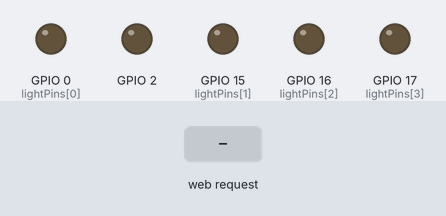
Simulated run of this sketch. Board: ESP32. On the bench: output pins drawn as LEDs (lit = HIGH). Inputs (shaded band) come from the test bench. WiFi joins after 1.5 s; servers stay silent unless stated; what the sketch prints to the serial monitor is not drawn.

Above: at 3.2 s.
3.3 s: HTTP request GET /switchon?light= received
At 3.8 s:
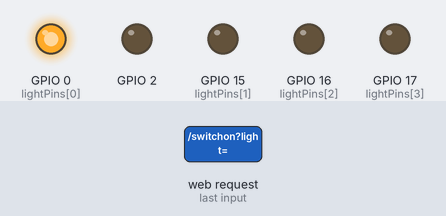
4.8 s: HTTP request GET /switchoff?light= received
At 6.0 s:
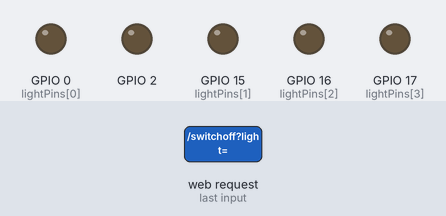
6.3 s: HTTP request GET /flicker?light= received
At 7.3 s:
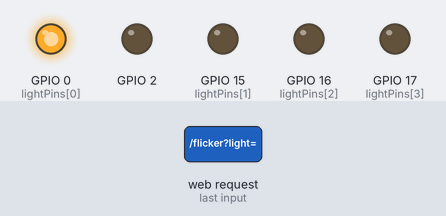
Timing chart, 0 to 9.3 s (numbered marks = the images above; inputs shaded):
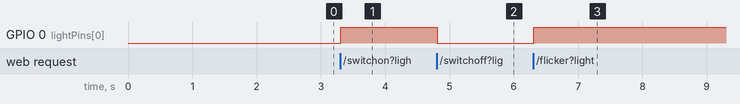

Measured:
- after the input at 3.3 s, GPIO 0 (lightPins[0]): LOW → HIGH at once
- after the input at 4.8 s, GPIO 0 (lightPins[0]): HIGH → LOW at once
- after the input at 6.3 s, GPIO 0 (lightPins[0]): LOW → HIGH at once

The sketch:

wifi-lights.ino
```cpp
/*
  ESP32 wifi-lights
  activates LEDs based upon wifi instructions
*/
#include <WiFi.h>


const char* ssid = "SSID-name";
const char* password = "Password";

unsigned long previousMillis = 0;
unsigned long interval = 30000;

// Set your Static IP address
IPAddress local_IP(192, 168, 0, 53);
// Set your Gateway IP address
IPAddress gateway(192, 168, 0, 1);

IPAddress subnet(255, 255, 255, 0);
IPAddress primaryDNS(8, 8, 8, 8);   // Google DNS
IPAddress secondaryDNS(8, 8, 4, 4); // Google DNS

// Set web server port number to 80
WiFiServer server(80);

// Current time
unsigned long currentTime = millis();
// Previous time
unsigned long previousTime = 0;
// flicker rate (ms)
const int flickerOn = 100;
const int flickerOff = 5;


// Define timeout time in milliseconds (example: 2000ms = 2s)
const long timeoutTime = 2000;

// GPIO pin numbers - entry 0 is ignored
int lightPins[] = {0, 15, 16, 17};
// status 0=off, 1=on, 2=flicker 3 and higher is flash rate in ms (50:50 cycle)
unsigned lightStatus[sizeof(lightPins)];
// tracks last time light status changed
// used in flicker
unsigned lightChangeTime[sizeof(lightPins)];

// Variable to store the HTTP request
String header;

void initWiFi() {
  WiFi.mode(WIFI_STA);
  WiFi.begin(ssid, password);
  Serial.print("Connecting to WiFi ..");
  while (WiFi.status() != WL_CONNECTED) {
    Serial.print('.');
    delay(1000);
  }
  Serial.println(WiFi.localIP());
}

void setup()
{
  // Set all pins as output and status = 0
  for (int i=1; i<sizeof(lightPins); i++) {
    pinMode(lightPins[i], OUTPUT);
    digitalWrite(lightPins[i], LOW);
    lightStatus[i] = 0;
    lightChangeTime[i] = 0;
  }

  // Serial monitor setup
  Serial.begin(115200);

  if (!WiFi.config(local_IP, gateway, subnet, primaryDNS, secondaryDNS)) {
    Serial.println("STA Failed to configure");
  }
  initWiFi();
  while (WiFi.status() != WL_CONNECTED) {
    Serial.print ("Connecting");
  }
  server.begin();
}

String ledStatus (int light)
{
  if (lightStatus[light] == 0) return "off";
  else if (lightStatus[light] == 1) return "on";
  else if (lightStatus[light] == 2) return "flicker";
  else if (lightStatus[light] > 2) return "flash " + String(lightStatus[light]);
  else return "";
}


void switchOn (int pinId)
{
  digitalWrite (lightPins[pinId], HIGH);
  lightStatus[pinId] = 1;
}

void switchOff (int pinId)
{
  digitalWrite (lightPins[pinId], LOW);
  lightStatus[pinId] = 0;
}

void flicker (int pinId)
{
  digitalWrite (lightPins[pinId], HIGH);
  lightStatus[pinId] = 2;
  lightChangeTime[pinId] = millis(); //set flicker to current time
}

void flash (int pinId, unsigned rate)
{
  // if rate too small then set to minimum
  if (rate < 3) rate = 3;
  digitalWrite (lightPins[pinId], HIGH);
  lightStatus[pinId] = rate;
  lightChangeTime[pinId] = millis(); //set flash to current time
  Serial.println ("flash set to "+String(pinId)+" rate "+String(rate));
}

void loop()
{

  unsigned long currentMillis = millis();

  // check for change in flicker / flash
  for (int i=1; i<=sizeof(lightPins); i++)
  {
    // if flicker
    if (lightStatus[i] == 2)
    {
      if (digitalRead(lightPins[i]) == HIGH)
      {
        if (currentMillis > lightChangeTime[i] + flickerOn)
        {
          digitalWrite(lightPins[i], LOW);
          lightChangeTime[i] = currentMillis;
        }
      }
      else
      {
        if (currentMillis > lightChangeTime[i] + flickerOff)
        {
          digitalWrite(lightPins[i], HIGH);
          lightChangeTime[i] = currentMillis;
        }
      }
    }
    // if flash
    else if (lightStatus[i] > 2)
    {
      if (digitalRead(lightPins[i]) == HIGH)
      {
        if (currentMillis > lightChangeTime[i] + lightStatus[i])
        {
          digitalWrite(lightPins[i], LOW);
          lightChangeTime[i] = currentMillis;
        }
      }
      else
      {
        if (currentMillis > lightChangeTime[i] + lightStatus[i])
        {
          digitalWrite(lightPins[i], HIGH);
          lightChangeTime[i] = currentMillis;
        }
      }
    }
  }


  // Regularly check to see if still connected by WiFi
  // if WiFi is down, try reconnecting
  if ((WiFi.status() != WL_CONNECTED) && (currentMillis - previousMillis >=interval)) {
    Serial.print(millis());
    Serial.println("Reconnecting to WiFi...");
    WiFi.disconnect();
    WiFi.reconnect();
    previousMillis = currentMillis;
  }

  WiFiClient client = server.available(); // Listen for incoming clients

  if (client) {                             // If a new client connects,
    currentTime = millis();
    previousTime = currentTime;
    Serial.println("New Client.");          // print a message out in the serial port
    String currentLine = "";                // make a String to hold incoming data from the client
    while (client.connected() && currentTime - previousTime <= timeoutTime) {  // loop while the client's connected
      currentTime = millis();
      if (client.available()) {             // if there's bytes to read from the client,
        char c = client.read();             // read a byte, then
        Serial.write(c);                    // print it out the serial monitor
        header += c;
        // end of the client request, send a response
        if (c == '\n') {                    // if the byte is a newline character
          // if the current line is blank, you got two newline characters in a row.

          if (currentLine.length() == 0) {
            // return HTTP headers (currently just return 200 OK regardless)
            client.println("HTTP/1.1 200 OK");
            client.println("Content-type:text/html");
            client.println("Connection: close");
            client.println();

            int light_num = 0;
            int rate_num = 0;

            if (header.indexOf("GET /switchon?light=") >= 0) {
              String light_string = header.substring(20);
              light_num = light_string.toInt();
              switchOn(light_num);
            }
            else if (header.indexOf("GET /switchoff?light=") >= 0) {
              String light_string = header.substring(21);
              light_num = light_string.toInt();
              switchOff(light_num);
            }
            else if (header.indexOf("GET /flicker?light=") >= 0) {
              String light_string = header.substring(19);
              light_num = light_string.toInt();
              flicker(light_num);
            }
            else if (header.indexOf("GET /flash?") >= 0) {
              int pos_light = header.indexOf("light=");
              int pos_rate = header.indexOf("rate=");
              if (pos_light >= 0 || pos_rate >= 0)
              {
                // if light is before rate
                if (pos_light < pos_rate){
                  String light_string = header.substring(pos_light+6, pos_rate);
                  light_num = light_string.toInt();
                  String rate_string = header.substring(pos_rate+5);
                  rate_num = rate_string.toInt();
                }
                else {
                  String rate_string = header.substring(pos_rate+5, pos_light);
                  rate_num = rate_string.toInt();
                  String light_string = header.substring(pos_light+6);
                  light_num = light_string.toInt();

                }
                flash(light_num, rate_num);
              }
            }


            // Display the HTML web page
            client.println("<!DOCTYPE html><html>");
            client.println("<head><meta name=\"viewport\" content=\"width=device-width, initial-scale=1\">");
            client.println("<link rel=\"icon\" href=\"data:,\">");
            client.println("<style>html { font-family: Helvetica; display: inline-block; margin: 0px auto; text-align: center;}");
            client.println(".buttonoff { background-color: #F01F1F; border: none; color: white; padding: 16px 40px;}");  //red
            client.println(".buttonon { background-color: #4CAF50; border: none; color: white; padding: 16px 40px;}");   //green
            client.println(".buttonflicker { background-color: #ED9D13; border: none; color: white; padding: 16px 40px;}");   //amber
            client.println("text-decoration: none; font-size: 30px; margin: 2px; cursor: pointer;}");
            client.println("</style>");

            // Web Page Heading
            client.println("<body><h1>Remote LEDs</h1>");

            // Display current state
            client.println("<p>Light 1 - State " + ledStatus(1) + "</p>");
            // Display buttons
            client.println("<p><a href=\"/switchoff?light=1\"><button class=\"buttonoff\">Off</button></a> &nbsp;");
            client.println("<a href=\"/switchon?light=1\"><button class=\"buttonon\">On</button></a> &nbsp;");
            client.println("<a href=\"/flicker?light=1\"><button class=\"buttonflicker\">Flicker</button></a>");
            client.println("</p>");


            // Display current state
            client.println("<p>Light 2 - State " + ledStatus(2) + "</p>");
            // Display buttons
            client.println("<p><a href=\"/switchoff?light=2\"><button class=\"buttonoff\">Off</button></a> &nbsp;");
            client.println("<a href=\"/switchon?light=2\"><button class=\"buttonon\">On</button></a> &nbsp;");
            client.println("<a href=\"/flicker?light=2\"><button class=\"buttonflicker\">Flicker</button></a>");
            client.println("</p>");


            // Display current state
            client.println("<p>Light 3 - State " + ledStatus(3) + "</p>");
            // Display buttons
            client.println("<p><a href=\"/switchoff?light=3\"><button class=\"buttonoff\">Off</button></a> &nbsp;");
            client.println("<a href=\"/switchon?light=3\"><button class=\"buttonon\">On</button></a> &nbsp;");
            client.println("<a href=\"/flicker?light=3\"><button class=\"buttonflicker\">Flicker</button></a>");
            client.println("</p>");


            client.println("</body></html>");

            // The HTTP response ends with another blank line
            client.println();
            // Break out of the while loop
            break;
          } else { // if you got a newline, then clear currentLine
            currentLine = "";
          }
        } else if (c != '\r') {  // if you got anything else but a carriage return character,
          currentLine += c;      // add it to the end of the currentLine
        }
      }
    }
    // Clear the header variable
    header = "";
    // Close the connection
    client.stop();
    Serial.println("Client disconnected.");
    Serial.println("");
  }

}
```
